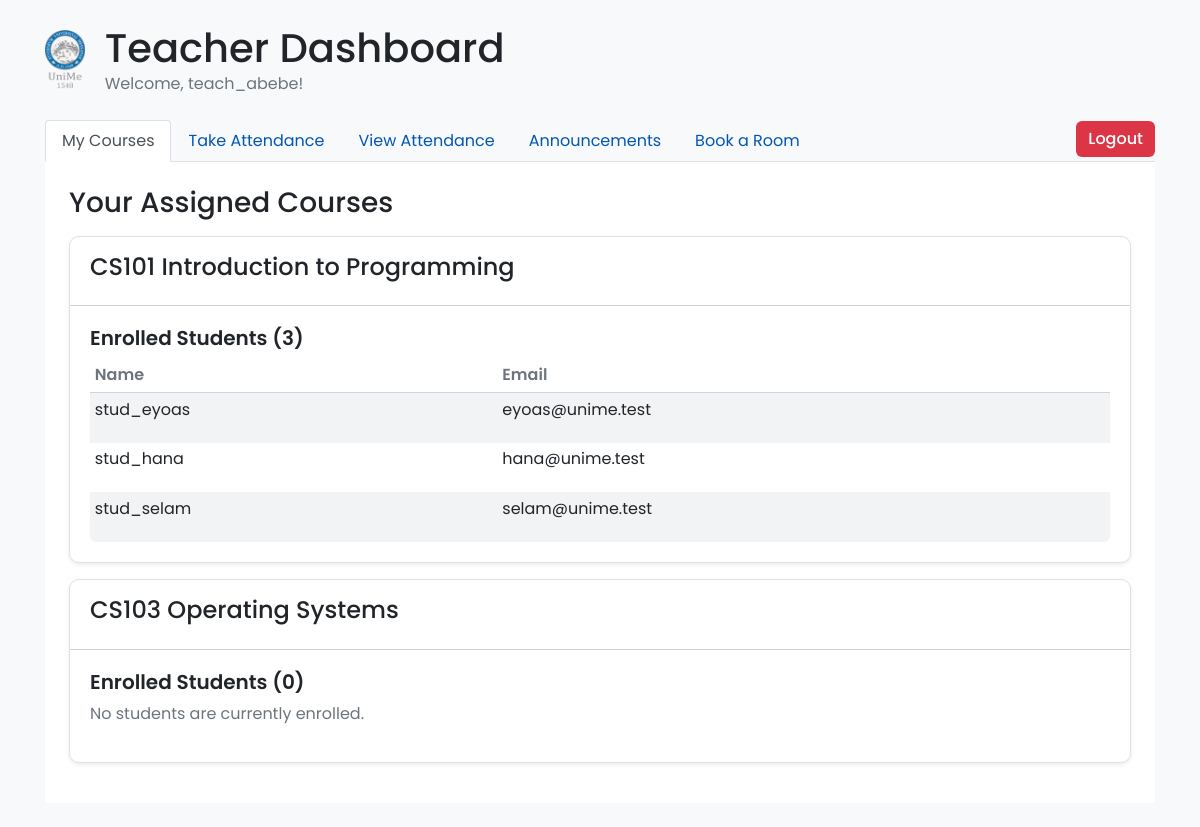
The page /teacher_dashboard.php (signed in) on the database its author committed.
### tables this page shows
CREATE TABLE `enrollments` (
  `id` int(11) NOT NULL AUTO_INCREMENT,
  `student_id` int(11) NOT NULL,
  `course_id` int(11) NOT NULL,
  PRIMARY KEY (`id`),
  UNIQUE KEY `student_course` (`student_id`,`course_id`),
  KEY `idx_enrollments_course` (`course_id`),
  CONSTRAINT `enrollments_ibfk_1` FOREIGN KEY (`student_id`) REFERENCES `users` (`id`) ON DELETE CASCADE,
  CONSTRAINT `enrollments_ibfk_2` FOREIGN KEY (`course_id`) REFERENCES `courses` (`id`) ON DELETE CASCADE
);

CREATE TABLE `users` (
  `id` int(11) NOT NULL AUTO_INCREMENT,
  `username` varchar(255) NOT NULL,
  `password` varchar(255) NOT NULL,
  `email` varchar(255) DEFAULT NULL,
  `role` varchar(255) DEFAULT 'student',
  PRIMARY KEY (`id`),
  UNIQUE KEY `username` (`username`)
);

CREATE TABLE `courses` (
  `id` int(11) NOT NULL AUTO_INCREMENT,
  `name` varchar(255) NOT NULL,
  `description` text DEFAULT NULL,
  `credits` int(11) DEFAULT NULL,
  `teacher_id` int(11) DEFAULT NULL,
  PRIMARY KEY (`id`),
  KEY `fk_teacher` (`teacher_id`),
  CONSTRAINT `fk_teacher` FOREIGN KEY (`teacher_id`) REFERENCES `users` (`id`)
);

### teacher_dashboard.php (the view, shortened to what this page needs)
<?php
require_once 'db_config.php';
$teacher_id = $_SESSION['user_id'];
$teacher_username = $_SESSION['username'];
$stmt = $conn->prepare("SELECT id, name FROM courses WHERE teacher_id = ?");
$stmt->bind_param("i", $teacher_id);
$stmt->execute();
$courses = $stmt->get_result()->fetch_all(MYSQLI_ASSOC);
$course_ids = array_column($courses, 'id');
if (!empty($course_ids)) {
    $placeholders = implode(',', array_fill(0, count($course_ids), '?'));
    $types = str_repeat('i', count($course_ids));
    $students_sql = "SELECT e.course_id, u.id, u.username, u.email FROM enrollments e JOIN users u ON e.student_id = u.id WHERE e.course_id IN ($placeholders)";
    $stmt_students = $conn->prepare($students_sql);
    $stmt_students->bind_param($types, ...$course_ids);
    $stmt_students->execute();
    $all_students = $stmt_students->get_result()->fetch_all(MYSQLI_ASSOC);
}
?>
<!DOCTYPE html>
<html>
<head>
    <link rel="stylesheet" href="https://maxcdn.bootstrapcdn.com/bootstrap/4.5.2/css/bootstrap.min.css">
    <link rel="stylesheet" href="https://cdnjs.cloudflare.com/ajax/libs/font-awesome/5.15.3/css/all.min.css">
    <link rel="stylesheet" href="css/styles.css">
</head>
<body>
    <div class="container my-4">
        <div class="d-flex align-items-center mb-4">
            <img src="images/logo.png" alt="UniMe Logo" style="height: 60px; margin-right: 20px; object-fit: contain;">
            <div>
                <h1 class="m-0">Teacher Dashboard</h1>
                <p class="text-secondary m-0">Welcome, <?php echo htmlspecialchars($teacher_username); ?>!</p>
            </div>
        </div>
        <div class="d-flex justify-content-between align-items-end">
            <ul class="nav nav-tabs" id="teacherTab" role="tablist" style="border-bottom: none;">
                <li class="nav-item"><a class="nav-link active" id="courses-tab" data-toggle="tab" href="#courses" role="tab">My Courses</a></li>
                <li class="nav-item"><a class="nav-link" id="take-attendance-tab" data-toggle="tab" href="#take-attendance" role="tab">Take Attendance</a></li>
                <li class="nav-item"><a class="nav-link" id="view-attendance-tab" data-toggle="tab" href="#view-attendance" role="tab">View Attendance</a></li>
                <li class="nav-item"><a class="nav-link" id="announcements-tab" data-toggle="tab" href="#announcements" role="tab">Announcements</a></li>
                <li class="nav-item"><a class="nav-link" id="rooms-tab" data-toggle="tab" href="#rooms" role="tab">Book a Room</a></li>
            </ul>
            <div>
                <a href="logout.php" class="btn btn-danger mb-1">Logout</a>
            </div>
        </div>
        <div class="tab-content bg-white p-4 border-top" id="teacherTabContent">
            <div class="tab-pane fade show active" id="courses" role="tabpanel">
                <h3 class="mb-3">Your Assigned Courses</h3>
                <?php if (empty($courses)): ?><p class="text-secondary">You are not assigned to any courses.</p>
                <?php else: foreach ($courses as $course): ?>
                    <div class="card mb-3"><div class="card-header"><h4><?php echo htmlspecialchars($course['name']); ?></h4></div>
                        <div class="card-body">
                            <h5>Enrolled Students (<?php echo count($course['students']); ?>)</h5>
                            <?php if (empty($course['students'])): ?><p class="text-secondary">No students are currently enrolled.</p>
                            <?php else: ?>
                            <div class="table-responsive"><table class="table table-sm table-hover">
                                <thead><tr><th>Name</th><th>Email</th></tr></thead>
                                <tbody>
                                <?php foreach ($course['students'] as $student): ?>
                                    <tr><td><p><?php echo htmlspecialchars($student['username']); ?></p></td><td><p><?php echo htmlspecialchars($student['email']); ?></p></td></tr>
                                <?php endforeach; ?>
                                </tbody>
                            </table></div>
                            <?php endif; ?>
                        </div>
                    </div>
                <?php endforeach; endif; ?>
            </div>
        </div>
    </div>
</body>
</html>

### css/styles.css (style rules this page uses)
:root { --color-bg-base: #f8f9fa; --color-bg-alt: #ffffff; --color-bg-elevated: #f1f3f5; --color-bg-elevated-hover: #e9ecef; --color-accent: #0056b3; --color-accent-hover: #004494; --color-border: #dee2e6; --color-divider: #ced4da; --color-text-primary: #212529; --color-text-secondary: #6c757d; --color-text-faint: #adb5bd; --color-text-on-accent: #ffffff; --radius-xs: 4px; --radius-sm: 6px; --radius-md: 10px; --radius-lg: 16px; --shadow-focus-ring: 0 0 0 3px rgba(0, 86, 179, .25); --shadow-sm: 0 .125rem .25rem rgba(0, 0, 0, .075); --shadow-md: 0 .5rem 1rem rgba(0, 0, 0, .15); --shadow-lg: 0 1rem 3rem rgba(0, 0, 0, .175); --outline-focus: 2px solid var(--color-accent); --color-danger: #721c24; --color-danger-border: #f5c6cb; --color-danger-bg: #f8d7da; --color-danger-hover: #c82333; --color-success: #155724; --color-success-border: #c3e6cb; --color-success-bg: #d4edda; --color-success-hover: #218838; --color-warning: #856404; --color-warning-border: #ffeeba; --color-warning-bg: #fff3cd; --color-warning-hover: #e0a800; --color-info: #0c5460; --color-info-border: #bee5eb; --color-info-bg: #d1ecf1; --color-info-hover: #138496; --transition-fast: .15s cubic-bezier(.4, 0, .2, 1); --transition-slow: .35s cubic-bezier(.4, 0, .2, 1); }
body { background: var(--color-bg-base); color: var(--color-text-primary); font-family: 'Poppins', system-ui, -apple-system, "Segoe UI", Roboto, Inter, "Helvetica Neue", Arial, sans-serif; -webkit-font-smoothing: antialiased; margin: 0; }
h5 { color: var(--color-text-primary); font-weight: 600; }
a { color: var(--color-accent); text-decoration: none; transition: color var(--transition-fast); }
.mb-3 { margin-bottom: 1rem; }
.card { background: var(--color-bg-alt); border: 1px solid var(--color-border); border-radius: var(--radius-md); box-shadow: var(--shadow-sm); transition: background var(--transition-fast), transform var(--transition-fast), box-shadow var(--transition-fast); }
.card-header { background: transparent; border-bottom: 1px solid var(--color-divider); color: var(--color-text-primary); font-weight: 600; padding: 1rem 1.25rem; }
.table { margin-bottom: 0; background-color: var(--color-bg-alt); border-radius: var(--radius-sm); overflow: hidden; }
.table thead th { border-color: var(--color-divider); color: var(--color-text-secondary); font-weight: 600; background: var(--color-bg-alt); border-bottom-width: 1px; }
.table tbody { color: var(--color-text-primary); }
.table tbody tr { background: transparent; transition: background var(--transition-fast), color var(--transition-fast); }
.table tbody tr:nth-of-type(odd) { background-color: var(--color-bg-elevated); }
.table td, .table th { border-color: var(--color-divider); vertical-align: middle; border-top: none; }
::placeholder { color: var(--color-text-faint); }
.btn { font-weight: 500; border-radius: var(--radius-sm); border: none; transition: background var(--transition-fast), box-shadow var(--transition-fast), transform var(--transition-fast); }

### rows shown on the page
enrollments: student.username "stud_eyoas", student.email "eyoas@unime.test"
enrollments: student.username "stud_hana", student.email "hana@unime.test"
enrollments: student.username "stud_selam", student.email "selam@unime.test"
courses: name "CS103 Operating Systems", count($course['students']) "0", shows "No students are currently enrolled."

### other values the page prints
$teacher_username "teach_abebe"
$course['name'] "CS101 Introduction to Programming"
count($course['students']) "3"
